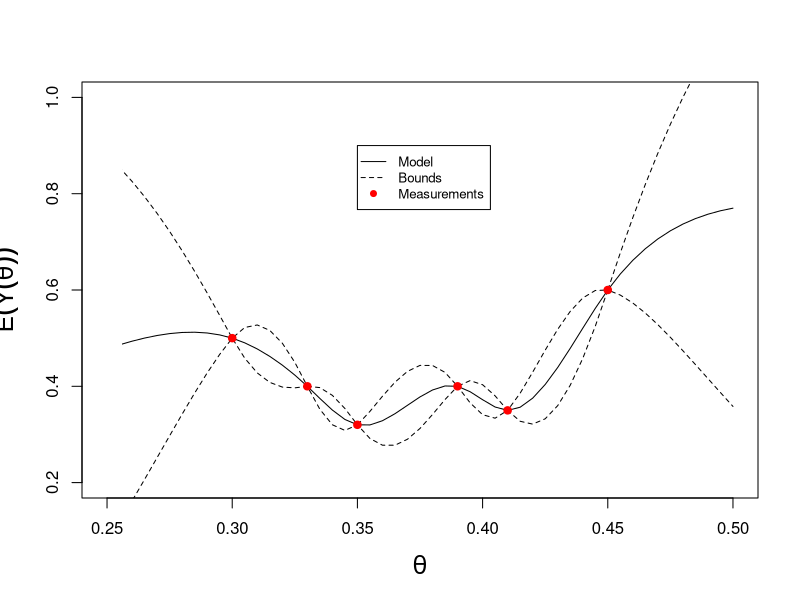
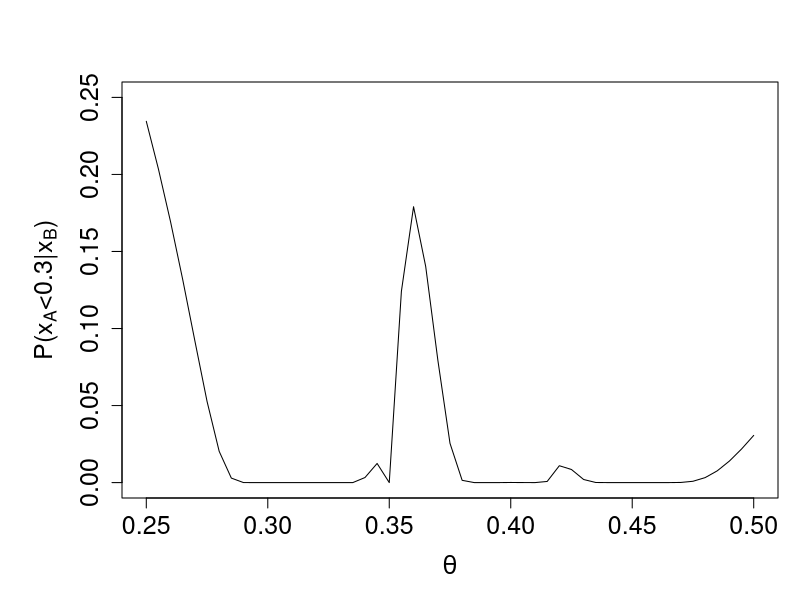

Here is the R script that generated these plots, in order:
# Code for the Project in Stochastic Modelling
# Lars Sæle & Helge Bergo
# November 2019

## Problem 2 - Calibrating Climate Models
#rm(list = ls()) # clear environment and variables
#library(Matrix)

# Given values
theta <- seq(0.25, 0.50, by=0.005) # mu_A
sigma <- 0.5^2 # variance squared
phi_m <- 15 # Matern type correlation function parameter

# Conditional values 
theta_conditional = c(0.3, 0.35, 0.39, 0.41, 0.45) # mu_B
Y_conditional = c(0.5, 0.32, 0.40, 0.35, 0.60) # x_B

# Extra measurements from c):
theta_conditional <- c(theta_conditional, 0.33) # mu_B with extra conditional parameter
Y_conditional <- c(Y_conditional, 0.40) # x_B
#theta <- setdiff(theta, theta_conditional); # remove the steps where we have a conditional value


# Build distance matrices H
ones_A <- as.matrix(rep(1.0, length(theta)));
H_A <- abs(theta %*% t(ones_A) - ones_A %*% t(theta)); 

ones_B <- as.matrix(rep(1.0, length(theta_conditional)));
H_B <- abs(theta_conditional %*% t(ones_B) - ones_B %*% t(theta_conditional)); 

H_AB <- matrix(0, nrow = length(theta), ncol = length(theta_conditional))
H_AB <- abs(theta %*% t(ones_B) - ones_A %*% t(theta_conditional)); 


# Build covariance matrices Sigma
Sigma_A  <- sigma * (1 + phi_m * H_A)  * exp(-phi_m * H_A)
Sigma_B  <- sigma * (1 + phi_m * H_B)  * exp(-phi_m * H_B)
Sigma_AB <- sigma * (1 + phi_m * H_AB) * exp(-phi_m * H_AB)


# Calculate the expected value
Y <- theta + Sigma_AB %*% solve(Sigma_B) %*% (Y_conditional - theta_conditional) 


# Calculating 90% confidence interval
Var <- Sigma_A - Sigma_AB %*% solve(Sigma_B) %*% t(Sigma_AB)
diag(Var)[diag(Var) < 0] <- 0 # Remove negative values from floating point errors
z <- 1.64
upper <- Y + z*sqrt(diag(Var))
lower <- Y - z*sqrt(diag(Var))


# Plot with error and conditional values
#pdf("plot5.pdf") 
plot(NULL,NULL, xlim = c(0.25,0.5), ylim = c(0.2, 1.0), 
     xlab = expression(paste(theta)), ylab = expression(paste(E(Y(theta)))), cex.lab = 1.5)
par(mar=c(5,6,4,1)+.1)
lines(theta,Y,col="black")
lines(theta,upper,lty=2)
lines(theta,lower,lty=2)
points(theta_conditional,Y_conditional,col = "red", pch = 19)
legend(0.35,0.9,legend = c("Model","Bounds", "Measurements"),
       col = c("black","black","red"),cex = 0.8, lty = c(1,2,NA), pch = c(NA,NA,19))
#dev.off()


## 2.b)

# Calculating the treshold 
treshold = 0.30
p <- pnorm((treshold - Y)/sqrt(diag(Var)), lower.tail = TRUE)


#pdf("treshold5.pdf") 
plot(NULL, NULL, xlim = c(0.25,0.50), ylim = c(0.0, 0.25), xlab = expression(paste(theta)),
     ylab = (expression(paste("P(x"[A],"<0.3|x"[B],")"))), cex.lab = 1.5, cex.axis = 1.5)
par(mar=c(5,6,4,1)+.1)
lines(theta,p)
#dev.off()

best_guess <- theta[match(max(p[5:50]),p)]
print("Max value: ")
print(best_guess)


